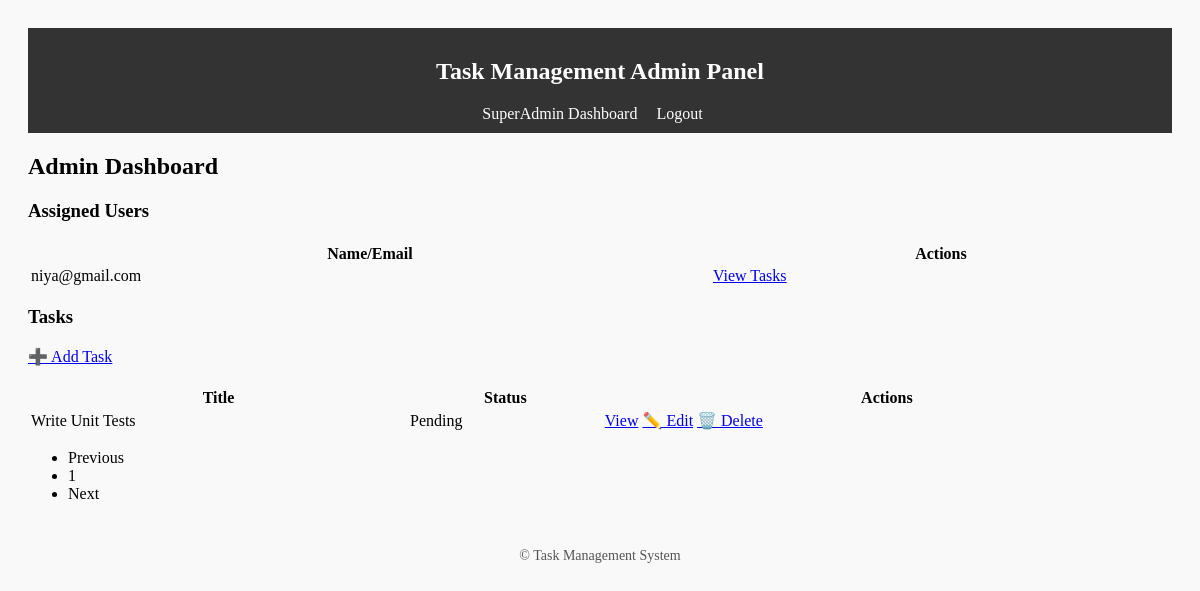
The page /panel/admin/dashboard/ (signed in) on the database as committed earlier.
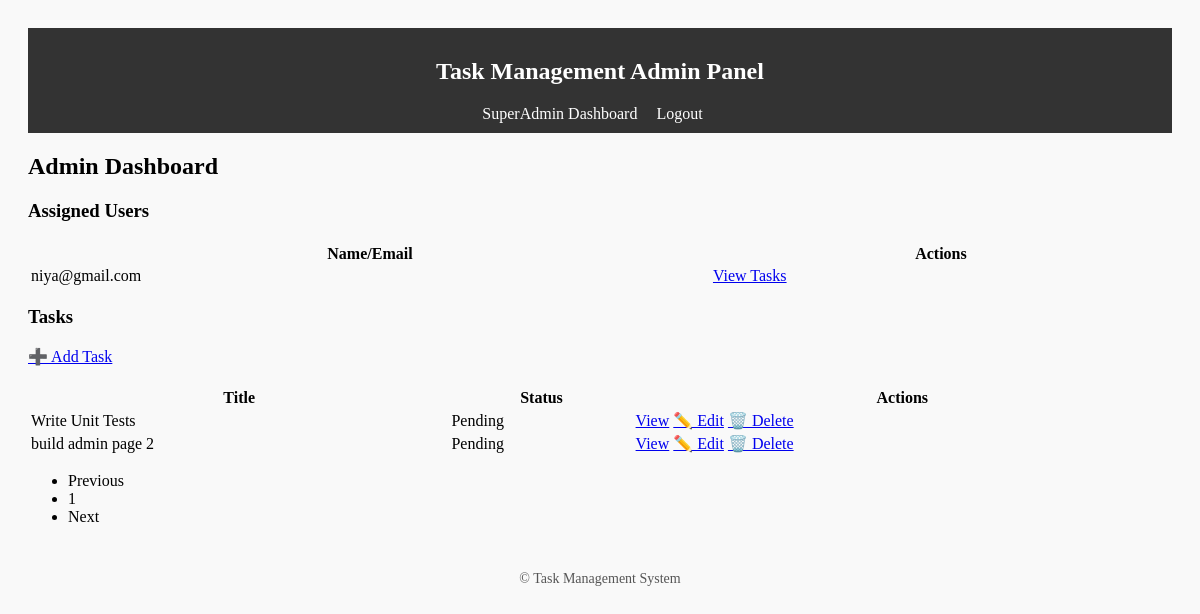
The same page on the database as committed later.
### accounts/models.py (models this page shows, shortened)
class CustomUser(AbstractUser):
    ROLE_CHOICES = (
        ('superadmin', 'SuperAdmin'),
        ('admin', 'Admin'),
        ('user', 'User'),
    )
    role = models.CharField(max_length=20, choices=ROLE_CHOICES, default='user')
    admin = models.ForeignKey("self", null=True, blank=True, limit_choices_to={'role': 'admin'}, on_delete=models.SET_NULL, related_name="assigned_users")

### tasks/models.py (models this page shows, shortened)
class Task(models.Model):
    STATUS_CHOICES = (
        ('pending', 'Pending'),
        ('in_progress', 'In Progress'),
        ('completed', 'Completed'),
    )
    title = models.CharField(max_length=255)
    description = models.TextField(blank=True)
    assigned_admin = models.ForeignKey(
        settings.AUTH_USER_MODEL,
        null=True,
        blank=True,
        on_delete=models.SET_NULL,
        limit_choices_to={'role': 'admin'},
        related_name='admin_tasks'
    )
    assigned_to = models.ForeignKey(
        settings.AUTH_USER_MODEL,
        on_delete=models.CASCADE,
        related_name='tasks',
        limit_choices_to={'role': 'user'},null=True, blank=True)
    due_date = models.DateField(null=True, blank=True)
    status = models.CharField(max_length=20, choices=STATUS_CHOICES, default='pending')
    completion_report = models.TextField(blank=True, null=True)
    worked_hours = models.DecimalField(max_digits=6, decimal_places=2, null=True, blank=True)
    created_at = models.DateTimeField(auto_now_add=True)
    updated_at = models.DateTimeField(auto_now=True)

### admin_panel/views.py (the view)
# urls.py: path('admin/dashboard/', views.admin_dashboard, name='admin_dashboard'),
@login_required
def admin_dashboard(request):
    if not role_check(request.user, ['admin', 'superadmin']):
        return HttpResponseForbidden("Forbidden")
    assigned_users = CustomUser.objects.filter(admin=request.user, role="user")
    tasks = Task.objects.filter(assigned_admin=request.user).order_by('-created_at')
    paginator = Paginator(tasks, 5)
    page_number = request.GET.get('page')
    page_obj = paginator.get_page(page_number)
    return render(request, "admin_panel/admin_dashboard.html", {
        "assigned_users": assigned_users,
        "page_obj": page_obj
    })

### accounts/utils.py (called while the page is built)
def role_check(user, allowed_roles):
    return getattr(user, 'role', None) in allowed_roles

### admin_panel/templates/admin_panel/admin_dashboard.html
{% extends "admin_panel/base.html" %}
{% block content %}
<h2>Admin Dashboard</h2>
<h3>Assigned Users</h3>
<table class="table table-bordered mb-4">
    <thead>
        <tr>
            <th>Name/Email</th>
            <th>Actions</th>
        </tr>
    </thead>
    <tbody>
        {% for user in assigned_users %}
        <tr>
            <td>{{ user.email }}</td>
            <td>
                <a href="{% url 'admin_user_detail' user.id %}" class="btn btn-sm btn-info">View Tasks</a>
            </td>
        </tr>
        {% empty %}
        <tr>
            <td colspan="2">No users assigned.</td>
        </tr>
        {% endfor %}
    </tbody>
</table>
<h3>Tasks</h3>
<a href="{% url 'admin_task_create' %}" class="btn btn-primary mb-3">➕ Add Task</a>
<table class="table table-striped">
    <thead>
        <tr>
            <th>Title</th>
            <th>Status</th>
            <th>Actions</th>
        </tr>
    </thead>
    <tbody>
        {% for task in page_obj %}
        <tr>
            <td>{{ task.title }}</td>
            <td>{{ task.get_status_display }}</td>
            <td>
                <a href="{% url 'admin_task_detail' task.id %}" class="btn btn-sm btn-info">View</a>
                <a href="{% url 'task_update' task.id %}" class="btn btn-sm btn-warning">✏️ Edit</a>
                <a href="{% url 'task_delete' task.id %}" class="btn btn-sm btn-danger">🗑️ Delete</a>
            </td>
        </tr>
        {% empty %}
        <tr>
            <td colspan="3">No tasks found.</td>
        </tr>
        {% endfor %}
    </tbody>
</table>
<nav aria-label="Page navigation">
  <ul class="pagination justify-content-center">
    {% if page_obj.has_previous %}
      <li class="page-item">
        <a class="page-link" href="?page={{ page_obj.previous_page_number }}">Previous</a>
      </li>
    {% else %}
      <li class="page-item disabled"><span class="page-link">Previous</span></li>
    {% endif %}
    {% for num in page_obj.paginator.page_range %}
      {% if page_obj.number == num %}
        <li class="page-item active"><span class="page-link">{{ num }}</span></li>
      {% else %}
        <li class="page-item"><a class="page-link" href="?page={{ num }}">{{ num }}</a></li>
      {% endif %}
    {% endfor %}
    {% if page_obj.has_next %}
      <li class="page-item">
        <a class="page-link" href="?page={{ page_obj.next_page_number }}">Next</a>
      </li>
    {% else %}
      <li class="page-item disabled"><span class="page-link">Next</span></li>
    {% endif %}
  </ul>
</nav>
{% endblock %}

Rows that differ between the two databases and show on the page:
now on this page (row edited): Task: title "build admin page 2", status "Pending"
